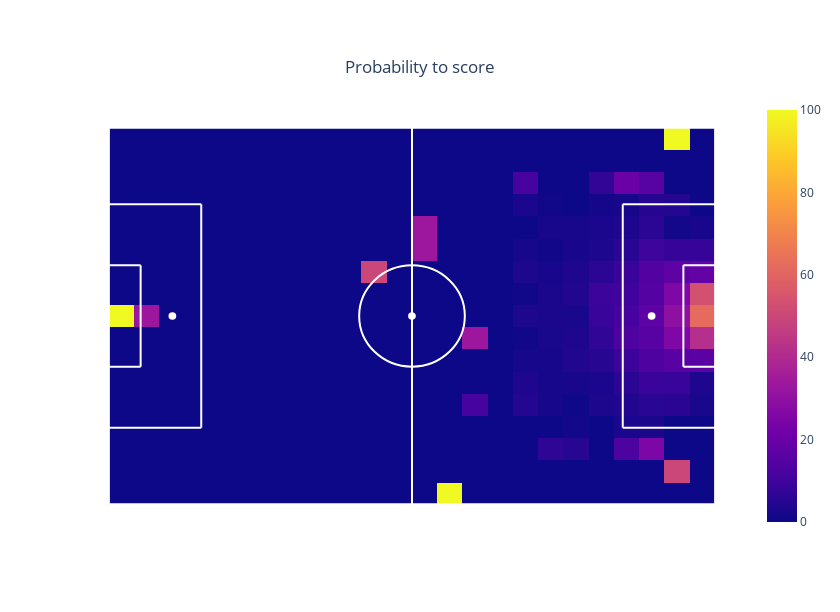

Write notebook code for a chart like this one.
### Markdown cell above
Ok, that doesn't look too bad. Most of the shots where taken either inside or slightly outside the box. That makes a lot of sense. When hovering over the different cells, however, you might already notice that there are some shots taken from the own half... Let's make this clearer when looking at the probability to score for the different cells.

### Code cell
# get all shots that ended in a goal
df_goals = df_shots[df_shots["goal"] == 1].copy()

# compute the number of shots per grid
nb_goals, x, y = py_help.prepare_heatmap(df_goals, "posBeforeXMeters", "posBeforeYMeters", 24, 17)

# compute the share of goals per grid cell
goal_proba = np.divide(nb_goals, nb_shots, out=np.zeros_like(nb_goals), where=nb_shots!=0) * 100

# plot the heatmap
dict_info = {"Scoring probability (in %)": {"values": goal_proba, "display_type": ".1f"},
             "Share of shots (in %)": {"values": share_shots, "display_type": ".2f"},
             "Number of shots": {"values": nb_shots, "display_type": ".0f"},
             "Number of goals": {"values": nb_goals, "display_type": ".0f"}}
fig = py_help.create_heatmap(x, y, goal_proba, dict_info, title_name="Probability to score")
fig.show()

### Figure 1 — Plotly figure (JSON) as saved in the notebook; plotly's stock layout.template omitted (floating-point values rounded to 4 significant figures; data arrays with more than 128 entries replaced by an {"elided": "..."} marker saying what was removed)
{"data": [{"hoverinfo": "text", "text": {"elided": "17x24 str values"}, "type": "heatmap", "x": [2.188, 6.562, 10.94, 15.31, 19.69, 24.06, 28.44, 32.81, 37.19, 41.56, 45.94, 50.31, 54.69, 59.06, 63.44, 67.81, 72.19, 76.56, 80.94, 85.31, 89.69, 94.06, 98.44, 102.8], "y": [66, 62, 58, 54, 50, 46, 42, 38, 34, 30, 26, 22, 18, 14, 10, 6, 2], "z": {"elided": "17x24 float values"}}], "layout": {"autosize": false, "height": 612, "plot_bgcolor": "white", "shapes": [{"line": {"color": "white", "width": 2}, "type": "line", "x0": 52.5, "x1": 52.5, "y0": 0, "y1": 68}, {"line": {"color": "white", "width": 2}, "type": "line", "x0": 0, "x1": 16, "y0": 54.16, "y1": 54.16}, {"line": {"color": "white", "width": 2}, "type": "line", "x0": 16, "x1": 16, "y0": 54.16, "y1": 13.84}, {"line": {"color": "white", "width": 2}, "type": "line", "x0": 16, "x1": 0, "y0": 13.84, "y1": 13.84}, {"line": {"color": "white", "width": 2}, "type": "line", "x0": 0, "x1": 5.5, "y0": 24.84, "y1": 24.84}, {"line": {"color": "white", "width": 2}, "type": "line", "x0": 5.5, "x1": 5.5, "y0": 24.84, "y1": 43.16}, {"line": {"color": "white", "width": 2}, "type": "line", "x0": 5.5, "x1": 0, "y0": 43.16, "y1": 43.16}, {"line": {"color": "white", "width": 2}, "type": "line", "x0": 105, "x1": 89, "y0": 54.16, "y1": 54.16}, {"line": {"color": "white", "width": 2}, "type": "line", "x0": 89, "x1": 89, "y0": 54.16, "y1": 13.84}, {"line": {"color": "white", "width": 2}, "type": "line", "x0": 89, "x1": 105, "y0": 13.84, "y1": 13.84}, {"line": {"color": "white", "width": 2}, "type": "line", "x0": 105, "x1": 99.5, "y0": 24.84, "y1": 24.84}, {"line": {"color": "white", "width": 2}, "type": "line", "x0": 99.5, "x1": 99.5, "y0": 24.84, "y1": 43.16}, {"line": {"color": "white", "width": 2}, "type": "line", "x0": 99.5, "x1": 105, "y0": 43.16, "y1": 43.16}, {"fillcolor": "white", "line": {"color": "white"}, "type": "circle", "x0": 10.5, "x1": 11.5, "xref": "x", "y0": 33.5, "y1": 34.5, "yref": "y"}, {"fillcolor": "white", "line": {"color": "white"}, "type": "circle", "x0": 93.5, "x1": 94.5, "xref": "x", "y0": 33.5, "y1": 34.5, "yref": "y"}, {"fillcolor": "white", "line": {"color": "white"}, "type": "circle", "x0": 52, "x1": 53, "xref": "x", "y0": 33.5, "y1": 34.5, "yref": "y"}, {"line": {"color": "white"}, "type": "circle", "x0": 43.35, "x1": 61.65, "xref": "x", "y0": 24.85, "y1": 43.15, "yref": "y"}, {"line": {"color": "white", "width": 2}, "type": "line", "x0": 0, "x1": 105, "y0": 0, "y1": 0}, {"line": {"color": "white", "width": 2}, "type": "line", "x0": 0, "x1": 0, "y0": 0, "y1": 68}, {"line": {"color": "white", "width": 2}, "type": "line", "x0": 0, "x1": 105, "y0": 68, "y1": 68}, {"line": {"color": "white", "width": 2}, "type": "line", "x0": 105, "x1": 105, "y0": 0, "y1": 68}, {"line": {"color": "white", "width": 2}, "type": "line", "x0": 0, "x1": -2, "y0": 30.34, "y1": 30.34}, {"line": {"color": "white", "width": 2}, "type": "line", "x0": 0, "x1": -2, "y0": 37.66, "y1": 37.66}, {"line": {"color": "white", "width": 2}, "type": "line", "x0": -2, "x1": -2, "y0": 30.34, "y1": 37.66}, {"line": {"color": "white", "width": 2}, "type": "line", "x0": 105, "x1": 107, "y0": 30.34, "y1": 30.34}, {"line": {"color": "white", "width": 2}, "type": "line", "x0": 105, "x1": 107, "y0": 37.66, "y1": 37.66}, {"line": {"color": "white", "width": 2}, "type": "line", "x0": 107, "x1": 107, "y0": 30.34, "y1": 37.66}], "title": {"text": "Probability to score", "x": 0.5, "xanchor": "center", "y": 0.9, "yanchor": "top"}, "width": 840, "xaxis": {"range": [-5, 110], "showgrid": false, "showticklabels": false, "zeroline": false}, "yaxis": {"range": [-5, 73], "showgrid": false, "showticklabels": false, "zeroline": false}}}
